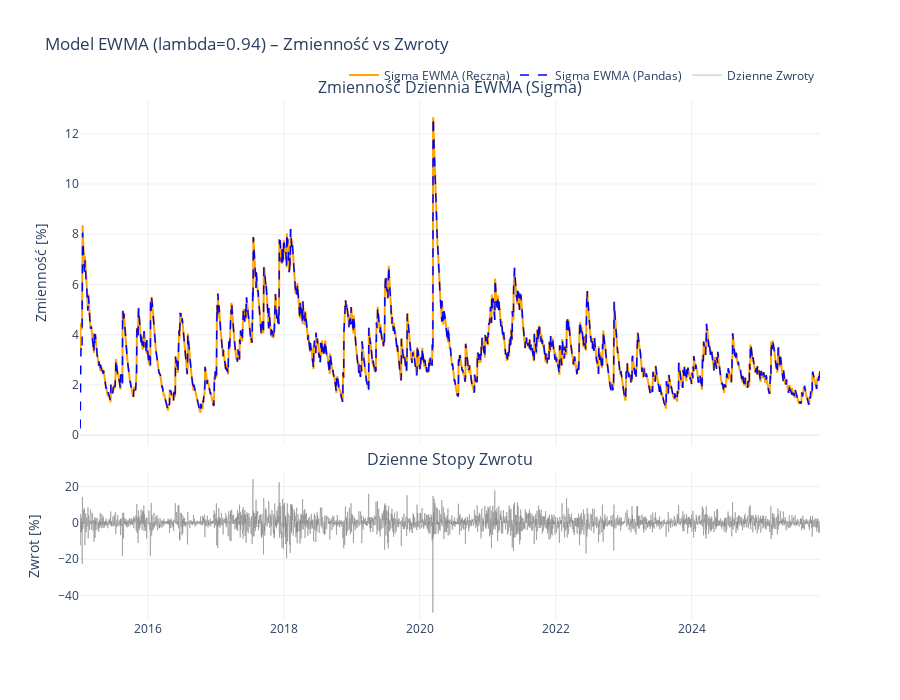

The notebook cell this image was saved under:
### Markdown cell above
### EWMA (Exponentially Weighted Moving Average)

Wzór:
![image.png](attachment:image.png)
<!-- sigma_n^2 = lambda * sigma_{n-1}^2 + (1 - lambda) * u_{n-1}^2 -->

Gdzie:
- sigma_n^2 – bieżąca wariancja (prognoza zmienności).
- sigma_{n-1}^2 – poprzednia wariancja.
- u_{n-1} – ostatni log-zwrot
- lambda ∈ (0,1) – im wyższe, tym wolniej zapomina starą zmienność; klasycznie to 0.94 i taką też wartość użyjemy na start.


Kos poniżej jest podzielony na dwa bloki.
Pierwszy oblicza dynamiczną wariancję "ręcznie", a na jej podstawie Value at Risk (VaR) oraz Expected Shortfall (ES) przy użyciu modelu EWMA. Model ten nadaje większą wagę nowszym obserwacjom, dzięki czemu szybciej reaguje na zmieniającą się zmienność rynkową.

### Code cell
LAMBDA = 0.94 # Standardowa używana wartość lambda służąca (czynnik zanikania pamięci)

# tablica na wyniki (same zera na start)
sigmas = np.zeros(len(losses_daily_log_values))

# inicjalizacja
# musimy od czegoś zacząć dlatego biorę wariancję z pierwszych 500 dni jako wartość startową
current_var = np.var(losses_daily_log_values[:WINDOW])

# pętla licząca EWMA tak jak wedgług wzoru
for i in range(len(losses_daily_log_values)):
    # Zapisujemy obecną sigmę (pierwiastek z wariancji)
    sigmas[i] = np.sqrt(current_var)
    
    # Aktualizujemy wariancję na kolejny dzień
    # var_new = lambda * var_old + (1-lambda) * zwrot^2
    current_var = LAMBDA * current_var + (1 - LAMBDA) * (losses_daily_log_values[i]**2)

sigma_ewma = pd.Series(sigmas, index=returns_daily_log.index, name="Sigma EWMA")

# Obliczenie EWMA z Pandas (Dla porównania, bo ma wbudowane)
# alpha = 1 - lambda.
# adjust=False sprawia, że liczy to wg wzoru rekurencyjnego (jak w pętli).
# używamy .shift(1) ponieważ nasza pętla zapisuje sigmas[i] przed aktualizacją o losses_daily_log_values[i].
sigma_ewma_pandas = (
    returns_daily_log.pow(2)
    .ewm(alpha=1-LAMBDA, adjust=False)
    .mean()
    .shift(1)
    .pow(0.5)
)
sigma_ewma_pandas.name = "Sigma Pandas"

# góra: Zmienność EWMA (Sigma)
# dół: Dzienne Zwroty
fig = make_subplots(
    rows=2, cols=1,
    shared_xaxes=True,
    vertical_spacing=0.05,
    subplot_titles=("Zmienność Dziennia EWMA (Sigma)", "Dzienne Stopy Zwrotu"),
    row_heights=[0.7, 0.3]
)

# Ręczna
fig.add_trace(go.Scatter(
    x=sigma_ewma.index,
    y=sigma_ewma * 100,
    mode='lines',
    name='Sigma EWMA (Ręczna)',
    line=dict(color='orange', width=2)
), row=1, col=1)

# Pandas (Weryfikacja)
fig.add_trace(go.Scatter(
    x=sigma_ewma_pandas.index,
    y=sigma_ewma_pandas * 100,
    mode='lines',
    name='Sigma EWMA (Pandas)',
    line=dict(color='blue', width=1.5, dash='dash')
), row=1, col=1)


# zwroty
fig.add_trace(go.Scatter(
    x=returns_daily_log.index,
    y=returns_daily_log * 100,
    mode='lines',
    name='Dzienne Zwroty',
    line=dict(color='gray', width=1),
    opacity=0.5
), row=2, col=1)

fig.update_layout(
    title=f"Model EWMA (lambda={LAMBDA}) – Zmienność vs Zwroty",
    template="plotly_white",
    hovermode="x unified",
    legend=dict(
        orientation="h",
        yanchor="bottom",
        y=1.02,
        xanchor="right",
        x=1
    ),
    height=700
)

fig.update_yaxes(title_text="Zmienność [%]", row=1, col=1)
fig.update_yaxes(title_text="Zwrot [%]", row=2, col=1)

fig.show()

### Figure 1 — Plotly figure (JSON) as saved in the notebook; plotly's stock layout.template omitted (floating-point values rounded to 4 significant figures; data arrays with more than 128 entries replaced by an {"elided": "..."} marker saying what was removed)
{"data": [{"line": {"color": "orange", "width": 2}, "mode": "lines", "name": "Sigma EWMA (Ręczna)", "type": "scatter", "x": {"elided": "3977 str values"}, "xaxis": "x", "y": {"elided": "3977 float values"}, "yaxis": "y"}, {"line": {"color": "blue", "dash": "dash", "width": 1.5}, "mode": "lines", "name": "Sigma EWMA (Pandas)", "type": "scatter", "x": {"elided": "3977 str values"}, "xaxis": "x", "y": {"elided": "3977 float values"}, "yaxis": "y"}, {"line": {"color": "gray", "width": 1}, "mode": "lines", "name": "Dzienne Zwroty", "opacity": 0.5, "type": "scatter", "x": {"elided": "3977 str values"}, "xaxis": "x2", "y": {"elided": "3977 float values"}, "yaxis": "y2"}], "layout": {"annotations": [{"font": {"size": 16}, "showarrow": false, "text": "Zmienność Dziennia EWMA (Sigma)", "x": 0.5, "xanchor": "center", "xref": "paper", "y": 1.0, "yanchor": "bottom", "yref": "paper"}, {"font": {"size": 16}, "showarrow": false, "text": "Dzienne Stopy Zwrotu", "x": 0.5, "xanchor": "center", "xref": "paper", "y": 0.285, "yanchor": "bottom", "yref": "paper"}], "height": 700, "hovermode": "x unified", "legend": {"orientation": "h", "x": 1, "xanchor": "right", "y": 1.02, "yanchor": "bottom"}, "title": {"text": "Model EWMA (lambda=0.94) – Zmienność vs Zwroty"}, "xaxis": {"anchor": "y", "domain": [0, 1], "matches": "x2", "showticklabels": false}, "xaxis2": {"anchor": "y2", "domain": [0, 1]}, "yaxis": {"anchor": "x", "domain": [0.335, 1.0], "title": {"text": "Zmienność [%]"}}, "yaxis2": {"anchor": "x2", "domain": [0, 0.285], "title": {"text": "Zwrot [%]"}}}}
